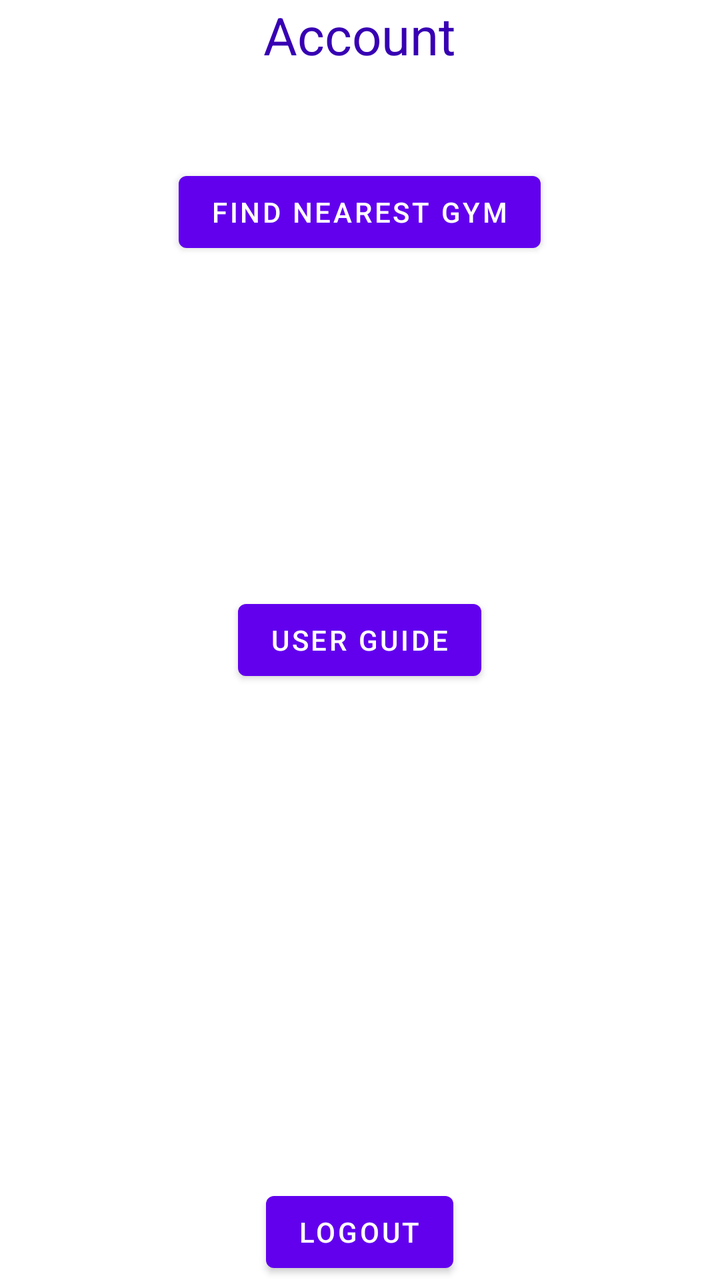
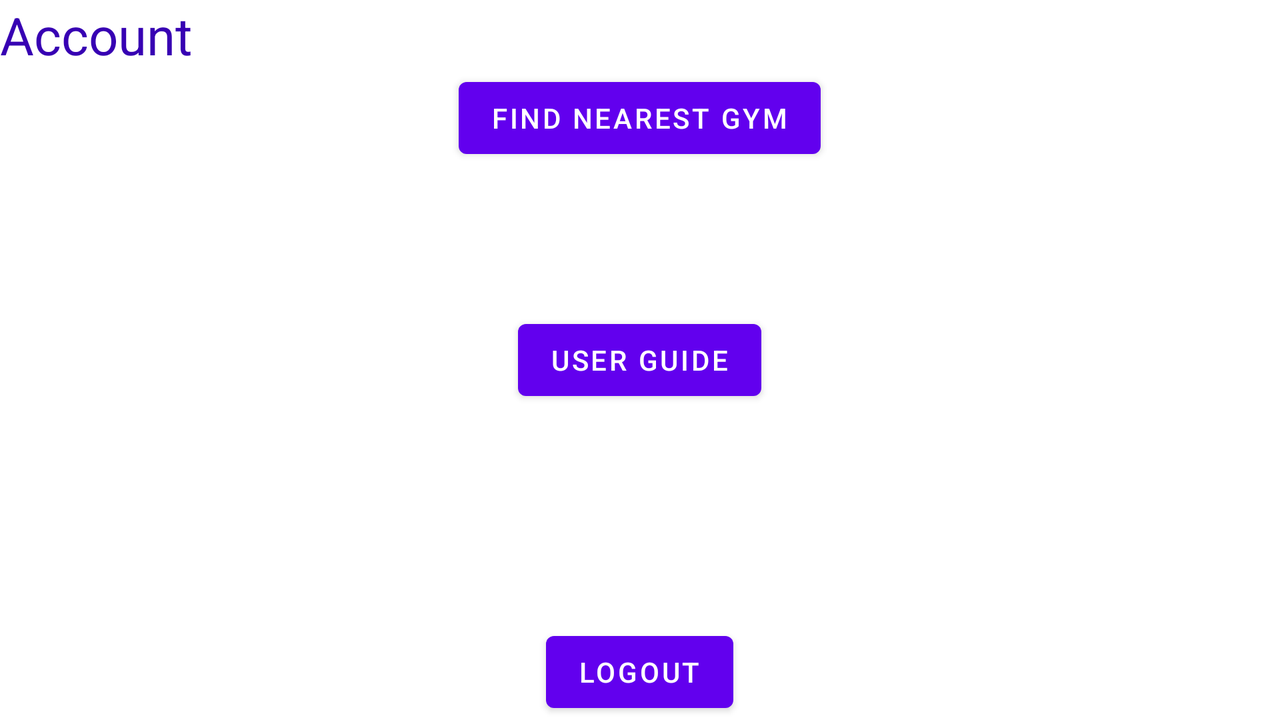

The same Android screen from two of the app's own layout files: first res/layout/ as a phone draws it, then the repository's variant for another configuration, drawn on a device whose configuration selects that folder. Both files follow.
<!-- AndroidManifest.xml: application theme Theme.MusclePal -->
<!-- res/layout/fragment_account.xml -->
<?xml version="1.0" encoding="utf-8"?>
<RelativeLayout xmlns:android="http://schemas.android.com/apk/res/android"
    xmlns:tools="http://schemas.android.com/tools"
    android:layout_width="match_parent"
    android:layout_height="match_parent"
    xmlns:app="http://schemas.android.com/apk/res-auto"
    tools:context=".account">

    

    <TextView
        android:id="@+id/frag3name"
        android:layout_width="wrap_content"
        android:layout_height="wrap_content"
        android:text="@string/account"
        android:textColor="@color/purple_700"
        android:textSize="26dp"
        android:layout_centerHorizontal="true"/>

    <Button
        android:id="@+id/gymfind"
        android:layout_width="wrap_content"
        android:layout_height="wrap_content"
        android:layout_below="@id/frag3name"
        android:layout_centerInParent="true"
        android:layout_centerVertical="true"
        android:layout_marginTop="47dp"
        android:text="Find nearest gym" />

    <Button
        android:id="@+id/userGuide"
        android:layout_width="wrap_content"
        android:layout_height="wrap_content"
        android:layout_centerInParent="true"
        android:text="User Guide"
        app:layout_constraintStart_toStartOf="parent"
        app:layout_constraintTop_toBottomOf="@+id/frag3name" />

    <Button
        android:id="@+id/logout"
        android:layout_width="wrap_content"
        android:layout_height="wrap_content"
        android:text="LOGOUT"
        android:layout_alignParentBottom="true"
        android:layout_centerHorizontal="true"
        app:layout_constraintTop_toBottomOf="@+id/frag3name" />

</RelativeLayout>
<!-- resources referenced by this layout -->
<resources>
  <string name="account">Account</string>
  <style name="Theme.MusclePal" parent="Theme.MaterialComponents.DayNight.DarkActionBar">
          
          <item name="colorPrimary">@color/purple_500</item>
          <item name="colorPrimaryVariant">@color/purple_700</item>
          <item name="colorOnPrimary">@color/white</item>
          
          <item name="colorSecondary">@color/teal_200</item>
          <item name="colorSecondaryVariant">@color/teal_700</item>
          <item name="colorOnSecondary">@color/black</item>
          
          <item name="android:statusBarColor" tools:targetApi="l">?attr/colorPrimaryVariant</item>
          
      </style>
</resources>
<!-- res/layout-land/fragment_account.xml (the repository's variant of the layout above) -->
<!-- drawn on the phone turned sideways -->
<?xml version="1.0" encoding="utf-8"?>
<RelativeLayout xmlns:android="http://schemas.android.com/apk/res/android"
    xmlns:tools="http://schemas.android.com/tools"
    android:layout_width="match_parent"
    android:layout_height="match_parent"
    xmlns:app="http://schemas.android.com/apk/res-auto"
    tools:context=".account">

    

    <TextView
        android:id="@+id/frag3name"
        android:layout_width="wrap_content"
        android:layout_height="wrap_content"
        android:text="@string/account"
        android:textColor="@color/purple_700"
        android:textSize="26dp" />

    <Button
        android:id="@+id/gymfind"
        android:layout_width="wrap_content"
        android:layout_height="wrap_content"
        android:layout_below="@id/frag3name"
        android:layout_centerInParent="true"
        android:layout_centerVertical="true"
        android:text="Find nearest gym" />

    <Button
        android:id="@+id/userGuide"
        android:layout_width="wrap_content"
        android:layout_height="wrap_content"
        android:layout_centerInParent="true"
        android:text="User Guide"
        app:layout_constraintStart_toStartOf="parent"
        app:layout_constraintTop_toBottomOf="@+id/frag3name" />

    <Button
        android:id="@+id/logout"
        android:layout_width="wrap_content"
        android:layout_height="wrap_content"
        android:text="LOGOUT"
        android:layout_alignParentBottom="true"
        android:layout_centerHorizontal="true"
        app:layout_constraintTop_toBottomOf="@+id/frag3name" />

</RelativeLayout>
